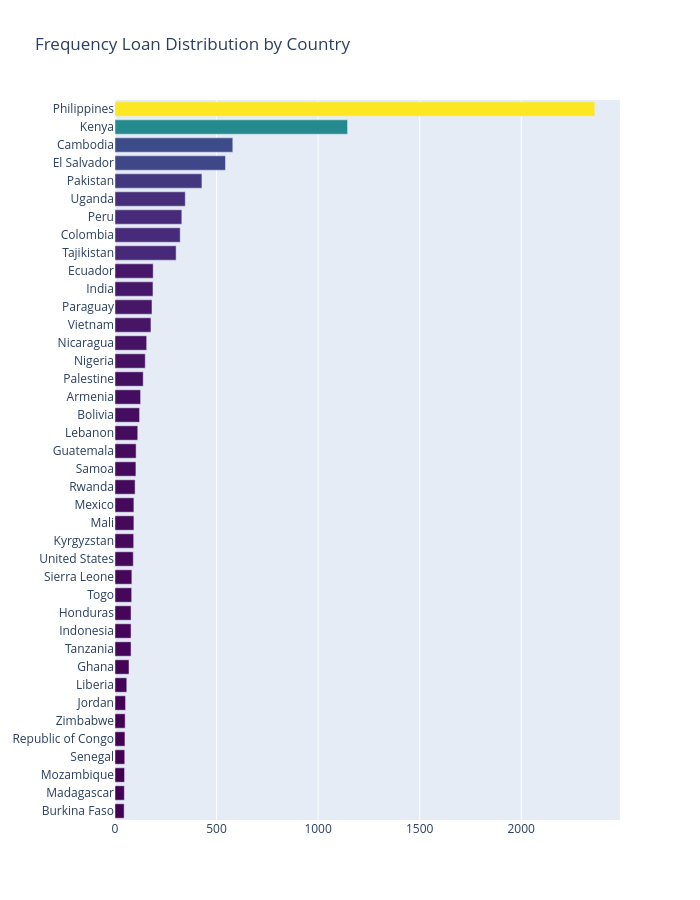

Notebook code for this chart:
### Markdown cell above
# <p style="background-color:#8502d1; font-family:calibri; color:white; font-size:150%; text-align:center; border-radius:15px 50px;">Frequency Loan Distribution by Country

### Code cell
# Calculating the counts of loans by country and selecting the top 40
country_counts = df_kiva['country'].value_counts().head(40)

# Creating a horizontal bar plot
countrys_loan = go.Bar(
    x=country_counts.values[::-1],  # Reversing values to display in descending order
    y=country_counts.index[::-1],   # Reversing index to match the values
    orientation='h',  # Horizontal orientation
    marker=dict(
        color=country_counts.values[::-1],  # Reversing values for color mapping
        colorscale='Viridis'  # Color scale for the bar plot
    ),
)

# Defining layout settings for the plot
layout = go.Layout(
    title="Frequency Loan Distribution by Country",  # Title of the plot
    width=700,  # Width of the plot
    height=900,  # Height of the plot
)

# Combining data and layout into a Figure object
data = [countrys_loan]
fig = go.Figure(data=data, layout=layout)

# Plotting the figure using Plotly and generating an interactive plot
py.iplot(fig, filename="Country-counts")

### Figure 1 — Plotly figure (JSON) as saved in the notebook; plotly's stock layout.template omitted (floating-point values rounded to 4 significant figures)
{"data": [{"marker": {"color": [45, 46, 47, 48, 49, 50, 52, 58, 69, 79, 79, 79, 82, 83, 90, 92, 93, 93, 99, 103, 104, 112, 121, 126, 139, 149, 156, 177, 182, 187, 188, 301, 321, 329, 346, 428, 544, 580, 1145, 2362], "colorscale": [[0, "#440154"], [0.1111, "#482878"], [0.2222, "#3e4989"], [0.3333, "#31688e"], [0.4444, "#26828e"], [0.5556, "#1f9e89"], [0.6667, "#35b779"], [0.7778, "#6ece58"], [0.8889, "#b5de2b"], [1, "#fde725"]]}, "orientation": "h", "type": "bar", "x": [45, 46, 47, 48, 49, 50, 52, 58, 69, 79, 79, 79, 82, 83, 90, 92, 93, 93, 99, 103, 104, 112, 121, 126, 139, 149, 156, 177, 182, 187, 188, 301, 321, 329, 346, 428, 544, 580, 1145, 2362], "y": ["Burkina Faso", "Madagascar", "Mozambique", "Senegal", "Republic of Congo", "Zimbabwe", "Jordan", "Liberia", "Ghana", "Tanzania", "Indonesia", "Honduras", "Togo", "Sierra Leone", "United States", "Kyrgyzstan", "Mali", "Mexico", "Rwanda", "Samoa", "Guatemala", "Lebanon", "Bolivia", "Armenia", "Palestine", "Nigeria", "Nicaragua", "Vietnam", "Paraguay", "India", "Ecuador", "Tajikistan", "Colombia", "Peru", "Uganda", "Pakistan", "El Salvador", "Cambodia", "Kenya", "Philippines"]}], "layout": {"height": 900, "title": {"text": "Frequency Loan Distribution by Country"}, "width": 700}}
